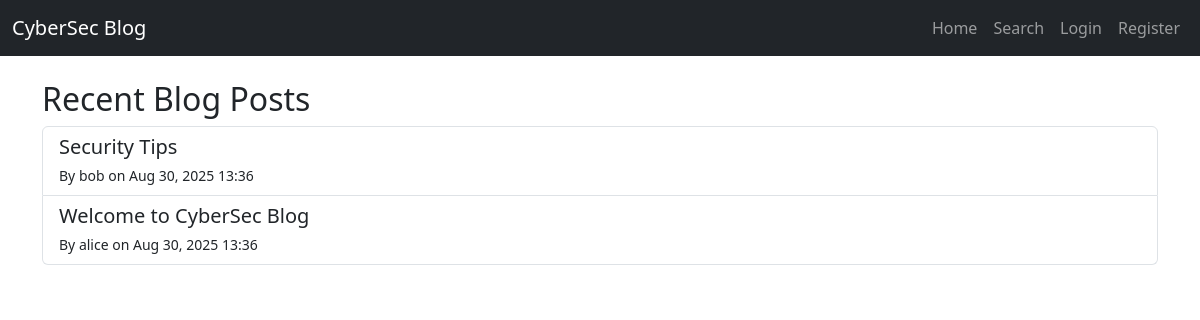
The page / on the database its author committed.
### blog/models.py (models this page shows, shortened)
class BlogPost(models.Model):
	title = models.CharField(max_length=200)  # Title of the post
	content = models.TextField()              # Content of the post
	author = models.ForeignKey(User, on_delete=models.CASCADE)  # Link to the User who wrote the post
	created_date = models.DateTimeField(auto_now_add=True)      # Date and time the post was created

### blog/views.py (the view)
# urls.py: path('', views.HomeView.as_view(), name='index'),  # Home page
class HomeView(View):
	def get(self, request):
		posts = BlogPost.objects.all().order_by('-created_date')
		return render(request, 'blog/index.html', {'posts': posts})

### blog/templates/blog/index.html (shortened to what this page needs)
{% extends 'blog/base.html' %}
{% block content %}
<h2>Recent Blog Posts</h2>
<div class="list-group">
  {% for post in posts %}
    <a href="{% url 'post_detail' post.id %}" class="list-group-item list-group-item-action">
      <h5 class="mb-1">{{ post.title }}</h5>
      <small>By {{ post.author.username }} on {{ post.created_date|date:"M d, Y H:i" }}</small>
    </a>
  {% empty %}
    <p>No blog posts yet.</p>
  {% endfor %}
</div>
{% endblock %}

### rows shown on the page
BlogPost: title "Security Tips", author.username "bob", created_date "Aug 30, 2025 13:36"
BlogPost: title "Welcome to CyberSec Blog", author.username "alice", created_date "Aug 30, 2025 13:36"
